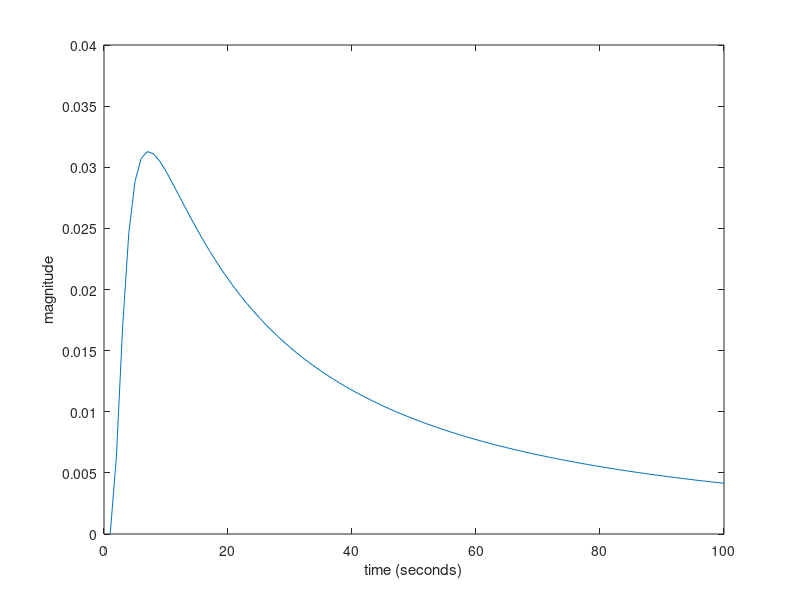

The MATLAB script that drew this image:
% System Simulation Problem 2
% Written by Josh Humphrey

deltaT = 0.01;
s = linspace(0,100,100);
zoh = (1-exp(-s*deltaT));
Compensator = (4*s+10)./(s+10);
Actuator = 4./(s+4);
Airframe = (4.586*s+0.404)./(s.^2+0.211*s+6.922);

%% Part A
PlaneTransferFunction = Compensator.*Actuator.*Airframe;
for t = 0:100
    figure(1)
    title('Part A Plot')
    plot(PlaneTransferFunction.*zoh)
    xlabel('time (seconds)')
    ylabel('magnitude')
end

%% Part B

